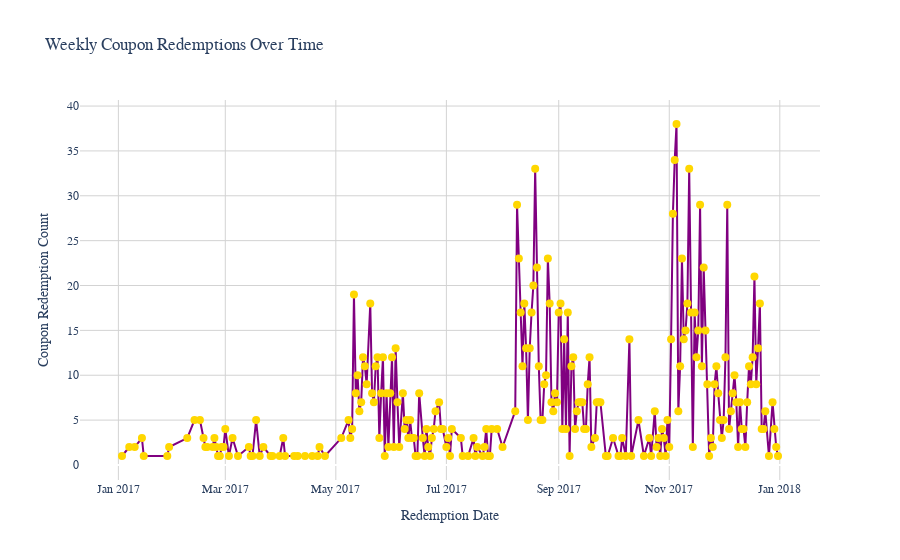

Notebook code cell kept with this figure:
### Code cell
import plotly.graph_objects as go
import plotly.express as px

# Group coupon redemptions by week
coupon_redemption_by_week = coupon_redemptions_merged.groupby('redemption_date')['coupon_upc'].count().reset_index()

# Create a highly modified line plot using Plotly
fig = go.Figure()

# Add the line trace
fig.add_trace(go.Scatter(x=coupon_redemption_by_week['redemption_date'], 
                         y=coupon_redemption_by_week['coupon_upc'], 
                         mode='lines+markers', 
                         line=dict(color='purple', width=2),
                         marker=dict(size=8, color='gold', symbol='circle'),
                         name='Coupon Redemptions'))



# Set title and labels
fig.update_layout(title='Weekly Coupon Redemptions Over Time',
                  xaxis_title='Redemption Date',
                  yaxis_title='Coupon Redemption Count',
                  font=dict(family='Arial', size=12))


# Customize layout
fig.update_layout(plot_bgcolor='white',
                  xaxis=dict(showgrid=True, gridcolor='lightgrey'),
                  yaxis=dict(showgrid=True, gridcolor='lightgrey'),
                  hovermode='x unified')

fig.show()

### Figure 1 — Plotly figure (JSON) as saved in the notebook; plotly's stock layout.template omitted (floating-point values rounded to 4 significant figures; data arrays with more than 128 entries replaced by an {"elided": "..."} marker saying what was removed)
{"data": [{"line": {"color": "purple", "width": 2}, "marker": {"color": "gold", "size": 8, "symbol": "circle"}, "mode": "lines+markers", "name": "Coupon Redemptions", "type": "scatter", "x": {"elided": "237 str values"}, "y": {"elided": "237 int values"}}], "layout": {"font": {"family": "Arial", "size": 12}, "hovermode": "x unified", "plot_bgcolor": "white", "title": {"text": "Weekly Coupon Redemptions Over Time"}, "xaxis": {"gridcolor": "lightgrey", "showgrid": true, "title": {"text": "Redemption Date"}}, "yaxis": {"gridcolor": "lightgrey", "showgrid": true, "title": {"text": "Coupon Redemption Count"}}}}
